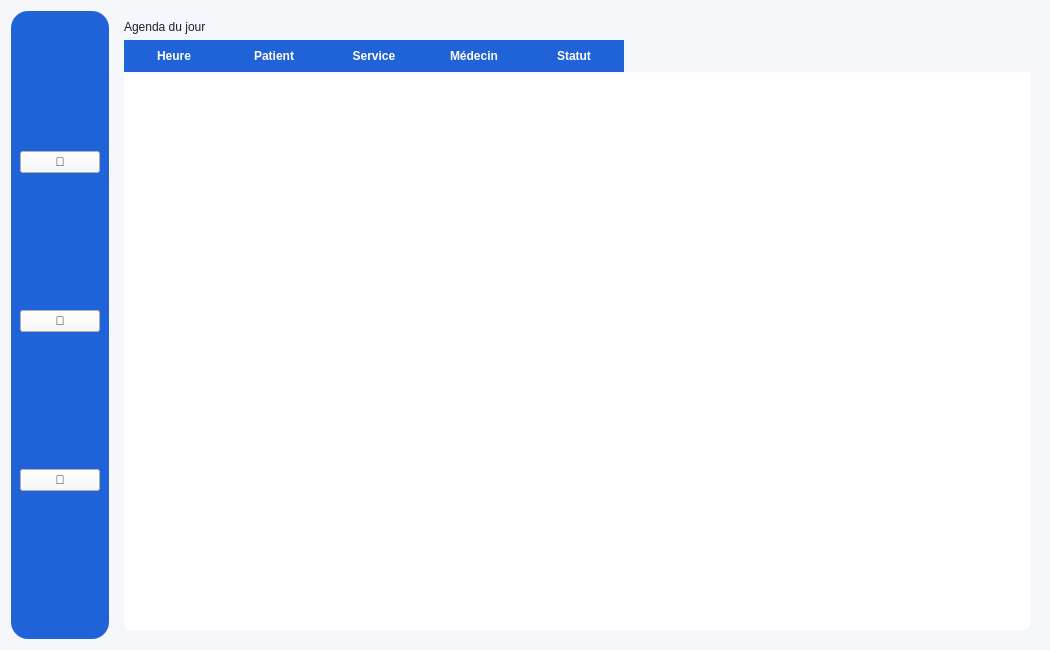
<?xml version="1.0" encoding="UTF-8"?>
<ui version="4.0">
 <class>ReceptionDashboard</class>
 <widget class="QWidget" name="ReceptionDashboard">
  <property name="geometry">
   <rect><x>0</x><y>0</y><width>1050</width><height>650</height></rect>
  </property>
  <property name="windowTitle"><string>Espace Réception</string></property>
  <property name="styleSheet">
   <string notr="true">
QWidget { background: #f6f7fb; font-family:'Segoe UI', Arial, sans-serif; color:#1a202c; }
QFrame#sideBar { background:#2062d8; border-radius:17px; }
QPushButton.sidebarBtn { background:transparent; border:none; color:#e3eafc; font-size:15px; font-weight:600; text-align:left; padding:13px 15px; border-radius:6px; margin-top:2px; margin-bottom:2px; }
QPushButton.sidebarBtn:hover { background:#1853c4; color:#fff; }
QLabel.agendaTitle {font-size:17px;color:#2062d8;font-weight:600;margin-bottom:6px;margin-top:8px;}
QHeaderView::section { background-color:#2062d8;color:white; border:none; font-weight:500;padding:7px;border-radius:0;}
QTableWidget { background:white; border-radius:6px; font-size:14px; gridline-color:#e3eafc; }
QTableWidget::item:selected { background:#eaf1fe; color:#1a202c;}
QTableCornerButton::section { background: #2062d8; }
   </string>
  </property>
  <layout class="QHBoxLayout" name="mainLayout" stretch="0,1">
   <item>
    <widget class="QFrame" name="sideBar">
     <property name="minimumWidth"><number>75</number></property>
     <property name="maximumWidth"><number>100</number></property>
     <property name="objectName"><string>sideBar</string></property>
     <property name="frameShape"><enum>QFrame::StyledPanel</enum></property>
     <layout class="QVBoxLayout" name="sideBarLayout">
      <item><widget class="QPushButton" name="btnPatients"><property name="text"><string>👤</string></property><property name="toolTip"><string>Patients</string></property><property name="objectName"><cstring>sidebarBtn</cstring></property><property name="minimumHeight"><number>32</number></property></widget></item>
      <item><widget class="QPushButton" name="btnRdvs"><property name="text"><string>📅</string></property><property name="toolTip"><string>Rendez-vous</string></property><property name="objectName"><cstring>sidebarBtn</cstring></property><property name="minimumHeight"><number>32</number></property></widget></item>
      <item><widget class="QPushButton" name="btnAdmissions"><property name="text"><string>🏥</string></property><property name="toolTip"><string>Admissions (Hospitalisation)</string></property><property name="objectName"><cstring>sidebarBtn</cstring></property><property name="minimumHeight"><number>32</number></property></widget></item>
      <item><spacer name="sidebarSpacerTop"/></item>
     </layout>
    </widget>
   </item>
   <item>
    <widget class="QWidget" name="centralArea">
     <layout class="QVBoxLayout" name="centralLayout">
      <item><widget class="QLabel" name="lblAgendaTitle"><property name="text"><string>Agenda du jour</string></property><property name="objectName"><cstring>agendaTitle</cstring></property></widget></item>
      <item>
       <widget class="QTableWidget" name="tableAgenda">
        <property name="columnCount"><number>5</number></property>
        <property name="rowCount"><number>0</number></property>
        <column><property name="text"><string>Heure</string></property></column>
        <column><property name="text"><string>Patient</string></property></column>
        <column><property name="text"><string>Service</string></property></column>
        <column><property name="text"><string>Médecin</string></property></column>
        <column><property name="text"><string>Statut</string></property></column>
       </widget>
      </item>
     </layout>
    </widget>
   </item>
  </layout>
 </widget>
 <resources/>
 <connections/>
</ui>
